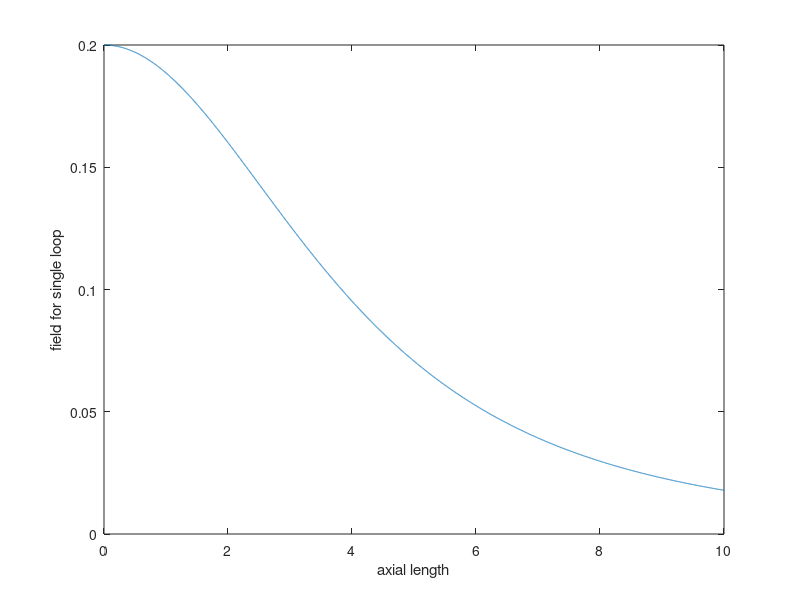

MATLAB code to generate this figure:
value=input('please enter radius in cm');
radius=linspace(value,value,10000);
z=linspace(0,10,10000);
field=(radius.^2)./(((radius).^2+(z).^2).^1.5);

plot(z,field)
xlabel('axial length');
ylabel('field for single loop');

